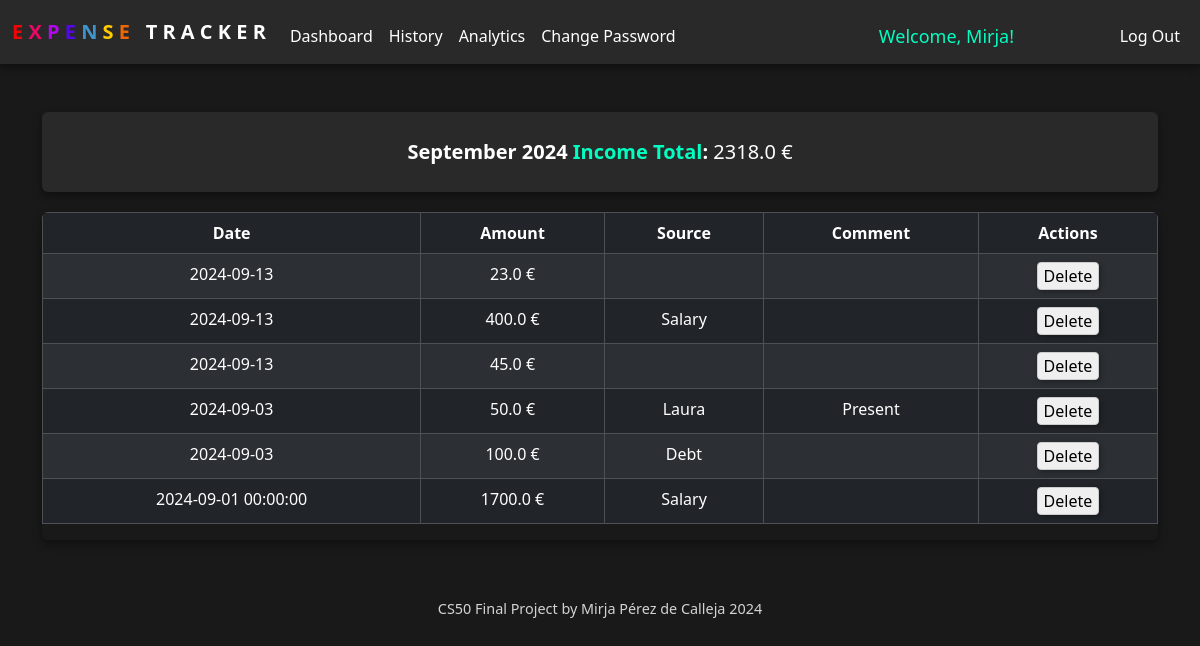
The app's page /view_income (signed in) with its own data.
### tables this page shows
CREATE TABLE Income (
    id INTEGER PRIMARY KEY AUTOINCREMENT,
    user_id INTEGER,
    amount REAL NOT NULL,
    source TEXT,
    comment TEXT,
    date DATE DEFAULT CURRENT_DATE,
    FOREIGN KEY (user_id) REFERENCES users(id)
);

### app.py (the view)
@app.route('/view_income', methods=['GET'])
def view_income():
    if not session.get('user_id'):
        return redirect('/login')
    user_id = session.get('user_id')
    username = session.get('username')
    month = request.args.get('month', datetime.now().strftime('%Y-%m'))
    formatted_month = datetime.strptime(month, "%Y-%m").strftime("%B %Y")
    try:
        income_result = db.execute("SELECT SUM(amount) as total FROM Income WHERE user_id = ? AND strftime('%Y-%m', date) = ?", user_id, month)
        income_total = income_result[0]['total'] if income_result and income_result[0]['total'] is not None else 0
        incomes = db.execute("SELECT * FROM Income WHERE user_id = ? AND strftime('%Y-%m', date) = ? ORDER BY date DESC", user_id, month)
        incomes = incomes if incomes else []
        return render_template('view_income.html',
                           formatted_month=formatted_month,
                           income_total=income_total,
                           incomes=incomes,
                           username=username)
    except Exception as e:
        print("Error occurred while viewing income:", str(e))
        flash("An error occurred while trying to view income records. Please try again later.")
        return redirect('/view_income')

### app.py (called while the page is built)
@app.after_request
def after_request(response):
    response.headers["Cache-Control"] = "no-cache, no-store, must-revalidate"
    response.headers["Expires"] = 0
    response.headers["Pragma"] = "no-cache"
    return response

### templates/view_income.html (shortened to what this page needs)
{% extends "layout.html" %}
{% block main %}
        <div id="grid-layout">
            <div id="total" class="border rounded custom-shadow">
                <strong>{{ formatted_month }} <span style="color: #00ffc1">Income Total</span>:</strong> {{ income_total }} €
            </div>
            <div id="income_table" class="border rounded custom-shadow">
              {% if incomes %}
                <table class="table table-dark table-striped table-bordered">
                    <thead>
                        <tr>
                            <th scope="col">Date</th>
                            <th scope="col">Amount</th>
                            <th scope="col">Source</th>
                            <th scope="col">Comment</th>
                            <th scope="col">Actions</th>
                        </tr>
                    </thead>
                    <tbody>
                        {% for income in incomes %}
                        <tr>
                            <td>{{ income.date }}</td>
                            <td>{{ income.amount }} €</td>
                            <td>{{ income.source }}</td>
                            <td>{{ income.comment }}</td>
                            <td>
                                <form method="POST" action="/delete_income/{{ income.id }}" style="display:inline;">
                                    <button type="submit">Delete</button>
                                </form>
                            </td>
                        </tr>
                        {% endfor %}
                    </tbody>
                </table>
              {% else %}
                <p>No income records available for this month.</p>
              {% endif %}
            </div>
        </div>
{% endblock %}

### templates/layout.html (shortened to what this page needs)
<!DOCTYPE html>
<html lang="en">
<head>
        <link href="https://cdn.jsdelivr.net/npm/bootstrap@5.3.3/dist/css/bootstrap.min.css" rel="stylesheet">
        <link href="/static/styles.css" rel="stylesheet">
</head>
<body>
    <nav class="custom-shadow border navbar navbar-expand-md navbar-light">
            <div class="container-fluid">
                <a class="navbar-brand" href="/">
                    <strong><span style="color: #ed0707">E</span></strong>
                    <strong><span style="color: #ed0767">X</span></strong>
                    <strong><span style="color: #b307ed">P</span></strong>
                    <strong><span style="color: #5407ed">E</span></strong>
                    <strong><span style="color: #3e95cd">N</span></strong>
                    <strong><span style="color: #ffcc00">S</span></strong>
                    <strong><span style="color: #ed6707">E</span></strong>
                        <strong><span style="color: white">T</span></strong>
                        <strong><span style="color: white">R</span></strong>
                        <strong><span style="color: white">A</span></strong>
                        <strong><span style="color: white">C</span></strong>
                        <strong><span style="color: white">K</span></strong>
                        <strong><span style="color: white">E</span></strong>
                        <strong><span style="color: white">R</span></strong>
                </a>
                <div class="collapse navbar-collapse" id="navbar">
                    {% if session.get("user_id") %}
                        <ul class="navbar-nav me-auto mt-2">
                            <li class="nav-item"><a class="nav-link" href="/dashboard">Dashboard</a></li>
                            <li class="nav-item"><a class="nav-link" href="/history">History</a></li>
                            <li class="nav-item"><a class="nav-link" href="/analytics">Analytics</a></li>
                            <li class="nav-item"><a class="nav-link" href="/change_password">Change Password</a></li>
                        </ul>
                        <ul class="navbar-nav ms-auto mt-2">
                            <li class="nav-item" style="color: #00ffc1; font-size: 18px">Welcome, {{ username }}!</li>
                        </ul>
                        <ul class="navbar-nav ms-auto mt-2">
                            <li class="nav-item"><a class="nav-link" href="/logout">Log Out</a></li>
                        </ul>
                    {% else %}
                        <ul class="navbar-nav ms-auto mt-2">
                            <li class="nav-item"><a class="nav-link" href="/register">Register</a></li>
                            <li class="nav-item"><a class="nav-link" href="/login">Log In</a></li>
                        </ul>
                    {% endif %}
                </div>
            </div>
    </nav>
    <main class="container py-5 text-center">
        {% block main %}{% endblock %}
    </main>
    <footer>CS50 Final Project by Mirja Pérez de Calleja 2024</footer>
</body>
</html>

### static/styles.css (style rules this page uses)
body { background-color: #191919; color: white; }
nav { background-color: #292929; }
nav a.nav-link { color: white !important; }
button, input, select { box-shadow: 2px 2px 5px rgba(0, 0, 0, 0.3); border: 1px solid #ccc; border-radius: 0.25rem; }
.custom-shadow { box-shadow: 0 4px 8px rgba(0, 0, 0, 0.4); }
.border { border-width: 0 !important; }
footer { text-align: center; padding: 10px; font-size: 0.9em; color: #d3d3d3; font-weight: normal; margin-bottom: 20px; }

### templates/view_income.html (style rules this page uses)
#grid-layout { display: grid; grid-template-columns: 100px 1fr 100px; grid-template-rows: 80px auto; gap: 20px; }
#total { font-size: 20px; justify-content: center; align-content: center; background-color: #292929; grid-area: 1 / 1 / 2 / 4; }
#income_table { grid-area: 2 / 1 / 3 / 4; max-height: 500px; overflow-y: auto; }
th { position: sticky; top: 0; background-color: white; z-index: 1; }

### records on screen
Income: date "2024-09-13", amount "23.0"
Income: date "2024-09-13", amount "400.0", source "Salary"
Income: date "2024-09-13", amount "45.0"
Income: date "2024-09-03", amount "50.0", source "Laura", comment "Present"
Income: date "2024-09-03", amount "100.0", source "Debt"
Income: date "2024-09-01 00:00:00", amount "1700.0", source "Salary"

### other values on screen
{{ username }} "Mirja"
{{ income_total }} "2318.0"
